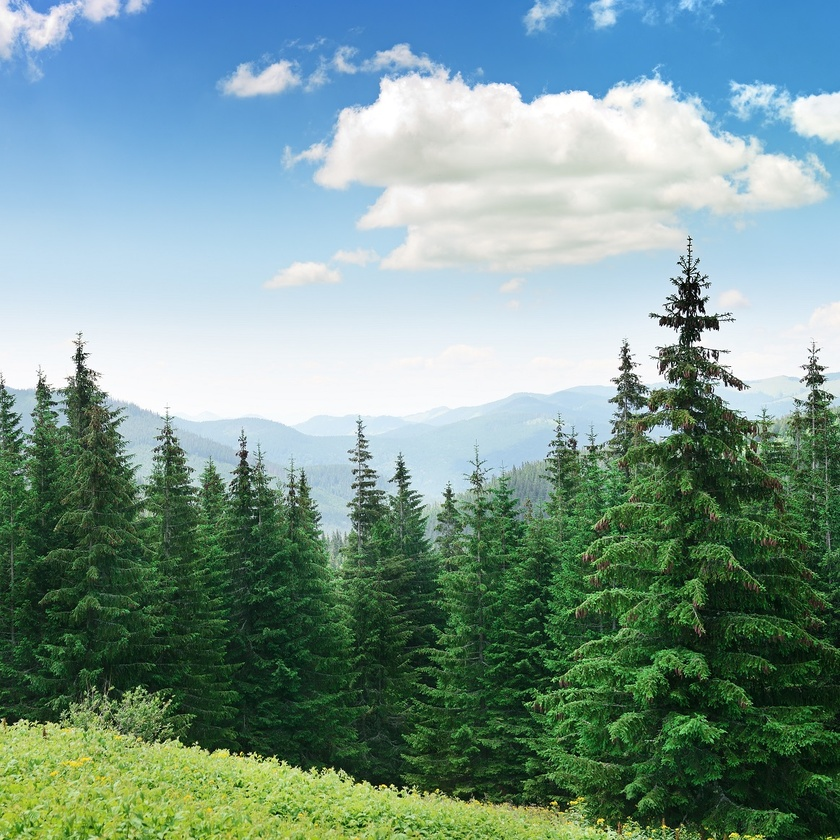
#> input picture natural_forest.jpg, 840 x 840 px, shrunk from 1163 x 1163 before the run
$ python main.py
#> lines starting #> are read from the running program, lines starting #| are printed output that depends on the picture
### utilities/remove_color.py
#!/usr/bin/env python3
# -*- coding: utf-8 -*-
"""
Created on Mon Apr 13 17:07:46 2020

@author: haoqiwang
"""
import matplotlib.image as mpimg
import matplotlib.pyplot as plt
import numpy as np
import copy

'''
example:
from utilities import remove_color
import matplotlib.image as mpimg
import numpy as np

filename='natural_forest.jpg'
ori_image = mpimg.imread(filename)
image = np.asarray(ori_image).astype(np.int32)

plt.imshow(image)
image_remove_red=remove_color.remove_red(image)
image_remove_green=remove_color.remove_green(image)
image_remove_blue=remove_color.remove_blue(image)
'''


def remove_red(image):
    image_remove_red = copy.deepcopy(image)
    image_remove_red[:, :, 0] = 0
    plt.imshow(image_remove_red)
    plt.xticks([])
    plt.yticks([])
    return image_remove_red


# [16 lines left out: functions remove_green, remove_blue, not called in this run]

### main.py
# print("Hello world")

# from utilities import read_image

#from utilities import remove_color

'''
import matplotlib.pyplot as plt
import matplotlib.image as mpimg

import numpy as np

I = mpimg.imread('natural_forest.jpg')
I=np.asarray(I).astype(np.int32)
#print(I.shape)
plt.imshow(I)
plt.imshow(I,cmap="gray")
#plt.colorbar()
#remove red
I2=I[:,:,0]
plt.imshow(I2,cmap="gray")
'''
from utilities import remove_color
import matplotlib.image as mpimg
import numpy as np
import matplotlib.pyplot as plt

filename='natural_forest.jpg'
ori_image = mpimg.imread(filename)
#> ori_image is the input picture: shape (840, 840, 3); mean R, G, B 121.6, 151.2, 143.4
image = np.asarray(ori_image).astype(np.int32)
plt.imshow(image)
image_remove_red = remove_color.remove_red(image)
#> in remove_red, `image_remove_red[:, :, 0] = 0`:
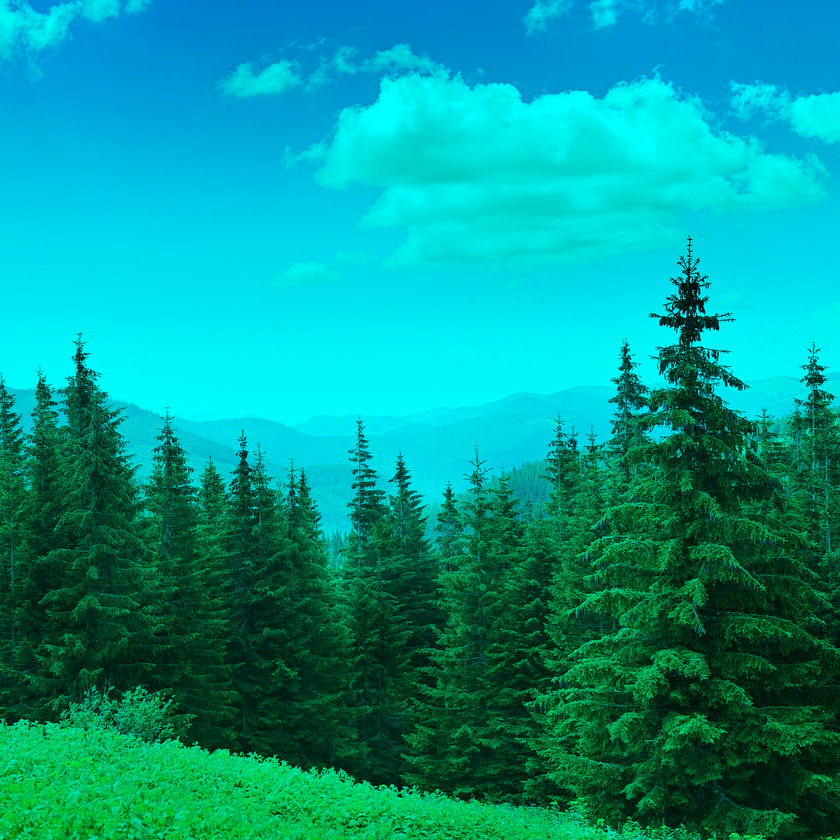
#> image_remove_red: shape (840, 840, 3) int32; mean R, G, B 0, 151.2, 143.4
#image_remove_green=remove_color.remove_green(image)
plt.show()
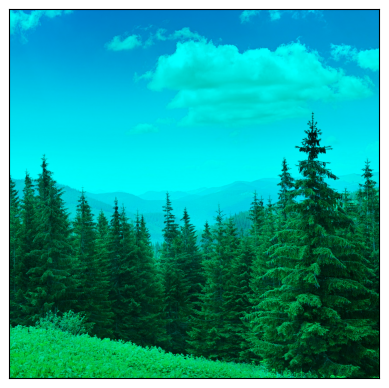
#> figure drawn by matplotlib, 1 panel
